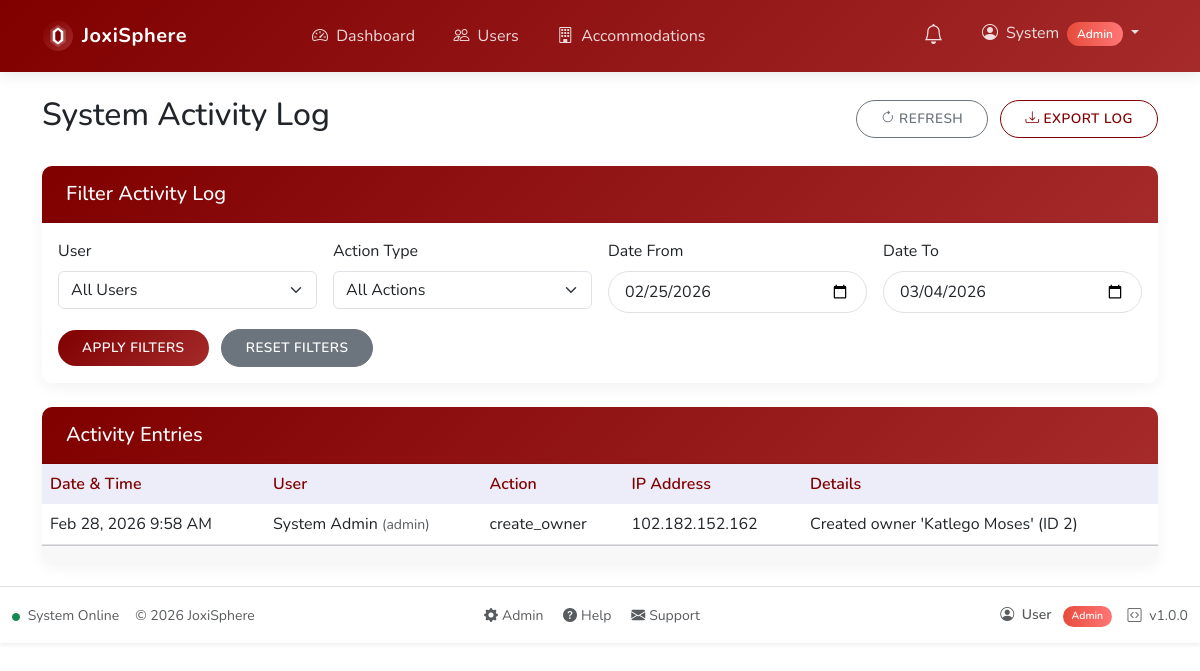
/admin/activity-log.php (signed in), run on the app's committed database.
### tables this page shows
CREATE TABLE IF NOT EXISTS activity_log (
    id INT AUTO_INCREMENT PRIMARY KEY,
    user_id INT,
    action VARCHAR(255) NOT NULL,
    details TEXT,
    ip_address VARCHAR(45),
    user_agent TEXT,
    timestamp DATETIME NOT NULL DEFAULT CURRENT_TIMESTAMP,
    INDEX (user_id),
    INDEX (timestamp)
);

CREATE TABLE IF NOT EXISTS users (
    id INT AUTO_INCREMENT PRIMARY KEY,
    username VARCHAR(50) NOT NULL UNIQUE,
    password VARCHAR(255) NOT NULL,
    email VARCHAR(100) NOT NULL,
    first_name VARCHAR(50) NOT NULL,
    last_name VARCHAR(50) NOT NULL,
    id_number VARCHAR(13) UNIQUE,   
    phone_number VARCHAR(20),
    whatsapp_number VARCHAR(20),
    preferred_communication ENUM('SMS', 'WhatsApp') DEFAULT 'SMS',
    role_id INT NOT NULL,
    status ENUM('active', 'pending', 'inactive') NOT NULL DEFAULT 'pending',
    created_at TIMESTAMP DEFAULT CURRENT_TIMESTAMP,
    updated_at TIMESTAMP DEFAULT CURRENT_TIMESTAMP ON UPDATE CURRENT_TIMESTAMP,
    password_reset_required BOOLEAN DEFAULT 0,
    FOREIGN KEY (role_id) REFERENCES roles(id)
);

### includes/functions.php (called while the page is built, shortened)
<?php
function safeQueryPrepare($conn, $sql, $debug = true) {
    $stmt = false;
    try {
        $stmt = $conn->prepare($sql);
    } catch (mysqli_sql_exception $e) {
        $prepareError = "(" . $e->getCode() . ") " . $e->getMessage();
        error_log("Database exception in SQL: $sql - " . $prepareError);
    }
    return $stmt;
}

### public/admin/activity-log.php (the view, shortened to what this page needs)
<?php
require_once '../../includes/functions.php';
$conn = getDbConnection();
$filter_user = (int)($_GET['user'] ?? 0);
$filter_action = $_GET['action'] ?? 'all';
$filter_date_from = $_GET['date_from'] ?? date('Y-m-d', strtotime('-7 days'));
$filter_date_to = $_GET['date_to'] ?? date('Y-m-d');
$page = max(1, (int)($_GET['page'] ?? 1));
$limit = 50;
$offset = ($page - 1) * $limit;
$logs = [];
$logsSql = "SELECT al.*, CONCAT(u.first_name, ' ', u.last_name) as user_name, u.username
            FROM activity_log al
            LEFT JOIN users u ON al.user_id = u.id
            WHERE (? = 0 OR al.user_id = ?)
              AND (? = 'all' OR al.action LIKE CONCAT('%', ?, '%'))
              AND DATE(al.timestamp) >= ?
              AND DATE(al.timestamp) <= ?
            ORDER BY al.timestamp DESC
            LIMIT ? OFFSET ?";
$logsStmt = safeQueryPrepare($conn, $logsSql);
if ($logsStmt !== false) {
    $logsStmt->bind_param("iissssii", $filter_user, $filter_user, $filter_action, $filter_action, $filter_date_from, $filter_date_to, $limit, $offset);
    $logsStmt->execute();
    $logs = $logsStmt->get_result()->fetch_all(MYSQLI_ASSOC);
}
?>
<div class="container mt-4">
    <div class="d-flex justify-content-between align-items-center mb-4">
        <h2>System Activity Log</h2>
        <div>
            <button class="btn btn-outline-secondary me-2" id="refresh-log">
                <i class="bi bi-arrow-clockwise"></i> Refresh
            </button>
            <a href="#" class="btn btn-outline-primary">
                <i class="bi bi-download"></i> Export Log
            </a>
        </div>
    </div>
    <div class="card mb-4">
        <div class="card-header">
            <h5 class="mb-0">Filter Activity Log</h5>
        </div>
        <div class="card-body">
            <form class="row g-3" method="get">
                <div class="col-md-3">
                    <label for="user" class="form-label">User</label>
                    <select name="user" id="user" class="form-select">
                        <option value="0" <?= $filter_user === 0 ? 'selected' : '' ?>>All Users</option>
                    </select>
                </div>
                <div class="col-md-3">
                    <label for="action" class="form-label">Action Type</label>
                    <select name="action" id="action" class="form-select">
                        <option value="all" <?= $filter_action === 'all' ? 'selected' : '' ?>>All Actions</option>
                    </select>
                </div>
                <div class="col-md-3">
                    <label for="date_from" class="form-label">Date From</label>
                    <input type="date" class="form-control" id="date_from" name="date_from" value="<?= $filter_date_from ?>">
                </div>
                <div class="col-md-3">
                    <label for="date_to" class="form-label">Date To</label>
                    <input type="date" class="form-control" id="date_to" name="date_to" value="<?= $filter_date_to ?>">
                </div>
                <div class="col-12">
                    <button type="submit" class="btn btn-primary me-2">Apply Filters</button>
                    <a href="activity-log.php" class="btn btn-secondary">Reset Filters</a>
                </div>
            </form>
        </div>
    </div>
    <div class="card">
        <div class="card-header">
            <h5 class="mb-0">Activity Entries</h5>
        </div>
        <div class="card-body p-0">
            <div class="table-responsive">
                <table class="table table-hover mb-0">
                    <thead>
                        <tr>
                            <th>Date & Time</th>
                            <th>User</th>
                            <th>Action</th>
                            <th>IP Address</th>
                            <th>Details</th>
                        </tr>
                    </thead>
                    <tbody>
                        <?php if (!empty($logs)): ?>
                            <?php foreach ($logs as $log): ?>
                                <tr>
                                    <td><?= date('M j, Y g:i A', strtotime($log['timestamp'])) ?></td>
                                    <td>
                                        <?php if (!empty($log['user_name'])): ?>
                                            <?= htmlspecialchars($log['user_name']) ?>
                                            <small class="text-muted">(<?= htmlspecialchars($log['username']) ?>)</small>
                                        <?php else: ?>
                                            <span class="text-muted">System</span>
                                        <?php endif; ?>
                                    </td>
                                    <td><?= htmlspecialchars($log['action']) ?></td>
                                    <td><?= htmlspecialchars($log['ip_address'] ?? '') ?></td>
                                    <td><?= htmlspecialchars($log['details'] ?? '') ?></td>
                                </tr>
                            <?php endforeach; ?>
                        <?php else: ?>
                            <tr>
                                <td colspan="5" class="text-center text-muted py-4">No activity logs found for the selected filters.</td>
                            </tr>
                        <?php endif; ?>
                    </tbody>
                </table>
            </div>
        </div>
        <div class="card-footer">
        </div>
    </div>
</div>

### public/assets/css/custom.css (style rules this page uses)
:root { --primary-color: #800000; --primary-gradient: linear-gradient(135deg, #800000 0%, #a52a2a 100%); --secondary-color: #5e605f; --secondary-gradient: linear-gradient(135deg, #5e605f 0%, #959497 100%); --success-color: #2ecc71; --success-gradient: linear-gradient(to right, #2ecc71, #7bed9f); --info-color: #3498db; --info-gradient: linear-gradient(to right, #3498db, #79d2fb); --warning-color: #808000; --warning-gradient: linear-gradient(135deg, #808000 0%, #bdb76b 100%); --danger-color: #e74c3c; --danger-gradient: linear-gradient(to right, #e74c3c, #ff7675); --dark-color: #000000; --dark-gradient: linear-gradient(to right, #000000, #2d3436); --light-color: #f8f9fa; --light-gradient: linear-gradient(135deg, #f8f9fa 0%, #dfe6e9 100%); --admin-color: #800000; --admin-gradient: linear-gradient(135deg, #800000 0%, #5e605f 100%); --owner-color: #5e605f; --owner-gradient: linear-gradient(135deg, #5e605f 0%, #000000 100%); --manager-color: #808000; --manager-gradient: linear-gradient(135deg, #808000 0%, #5e605f 100%); --student-color: #800000; --student-gradient: linear-gradient(135deg, #800000 0%, #808000 100%); --body-bg: #ffffff; }
body { background-color: var(--body-bg); font-family: "Nunito", sans-serif; }
.card { border: none; border-radius: 10px; overflow: hidden; box-shadow: 0 5px 15px rgba(0, 0, 0, 0.05); transition: all 0.3s ease; margin-bottom: 1.5rem; }
.card-header { background: var(--primary-gradient); color: white; font-weight: 600; padding: 1rem 1.5rem; border-bottom: none; }
.btn { border-radius: 30px; padding: 0.5rem 1.5rem; font-weight: 600; transition: all 0.3s ease; text-transform: uppercase; letter-spacing: 0.5px; font-size: 0.85rem; }
.btn-primary { background-image: var(--primary-gradient); border: none; }
.btn-outline-primary { color: var(--primary-color); border-color: var(--primary-color); }
.form-control { border-radius: 30px; padding: 0.5rem 1rem; border: 1px solid #e1e1e1; }
.table { border-collapse: separate; border-spacing: 0; }
.table thead th { background-color: rgba(78, 84, 200, 0.1); border-bottom: none; color: var(--primary-color); font-weight: 600; }
.card-header { background-color: #f8f9fa; border-bottom: 1px solid rgba(0, 0, 0, 0.05); }

### data on the page
activity_log: timestamp "Feb 28, 2026 9:58 AM", user_name "System Admin", user.username "admin", action "create_owner", ip_address "102.182.152.162", details "Created owner 'Katlego Moses' (ID 2)"

### other printed values
APP_NAME "JoxiSphere"
$item['text'] "Dashboard"
$item['text'] "Users"
$item['text'] "Accommodations"
$_SESSION['username'] "System"
$userRole "Admin"
$userName "User"
